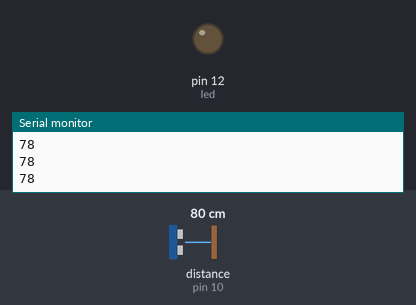
A sketch run on a simulated Arduino Uno, built with avr-gcc and run on an emulated ATmega328P. Shown: output pins drawn as LEDs (lit = HIGH), the last lines printed to the serial monitor. Wiring (inferred from the names in the program): ultrasonic range finder: trigger pin 11; echo pin 10. The test bench sets the inputs (shaded band); at power-on: distance to the obstacle (sensor on pin 10) 80 cm. The echo pulse lasts 58.3 µs per cm; pins used as bus, display or sensor lines are not drawn.

Above: at 1.2 s.
1.3 s: distance to the obstacle (sensor on pin 10) set to 28 cm
2.8 s: distance to the obstacle (sensor on pin 10) set to 23 cm
At 4.0 s:
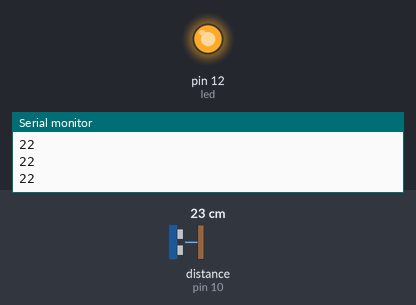
4.3 s: distance to the obstacle (sensor on pin 10) set to 35 cm
At 5.0 s:
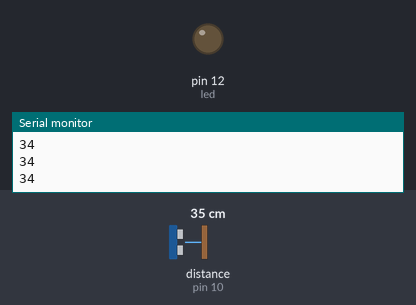
5.8 s: distance to the obstacle (sensor on pin 10) set to 2 cm
At 6.3 s:
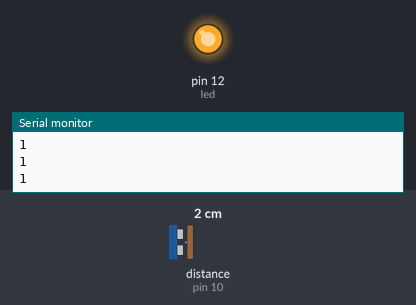
Timing chart, 0 to 8.3 s (numbered marks = the images above; inputs shaded):
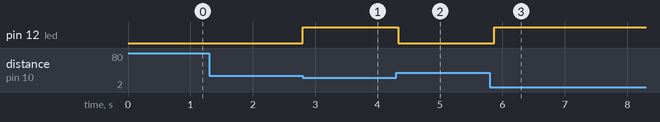

The sketch:

UltraSonic.ino
```cpp
// Define pin assignments
int led = 12;  // LED connected to pin 12
int t = 11;    // Trigger pin connected to pin 11
int e = 10;    // Echo pin connected to pin 10
int distance;  // Variable to store the calculated distance
long duration; // Variable to store the duration of the echo

void setup() {
  // Initialize the trigger pin as OUTPUT
  pinMode(t, OUTPUT);
  // Initialize the echo pin as INPUT
  pinMode(e, INPUT);
  // Initialize the LED pin as OUTPUT
  pinMode(led, OUTPUT);
  // Initialize serial communication for debugging
  Serial.begin(9600);
}

void loop() {
  // Send a trigger pulse to the ultrasonic sensor
  digitalWrite(t, LOW);            // Set the trigger pin LOW
  delayMicroseconds(2);            // Wait for 2 microseconds
  digitalWrite(t, HIGH);           // Set the trigger pin HIGH
  delayMicroseconds(10);           // Wait for 10 microseconds
  digitalWrite(t, LOW);            // Set the trigger pin LOW

  // Measure the duration of the pulse received at the echo pin
  duration = pulseIn(e, HIGH);     // Read the duration of the echo pulse

  // Calculate the distance in centimeters
  distance = duration * 0.034 / 2; // Calculate the distance using the speed of sound

  // Print the distance to the serial monitor
  Serial.println(distance);        // Output the distance for debugging

  // Turn on the LED if the distance is less than 25 cm, otherwise turn it off
  if (distance < 25) {
    digitalWrite(led, HIGH);       // Turn on the LED
  } else {
    digitalWrite(led, LOW);        // Turn off the LED
  }

  // Delay to stabilize readings and prevent rapid loop executions
  delay(100);                      // Wait for 100 milliseconds
}
```

Measured:
- the behaviour switches between 26 and 25 cm on distance to the obstacle (sensor on pin 10) (found by bisection; images 0 and 1)
- after the input at 2.8 s, pin 12 (led): LOW → HIGH at once
- after the input at 4.3 s, pin 12 (led): HIGH → LOW at once
- after the input at 5.8 s, pin 12 (led): LOW → HIGH after 0.07 s
